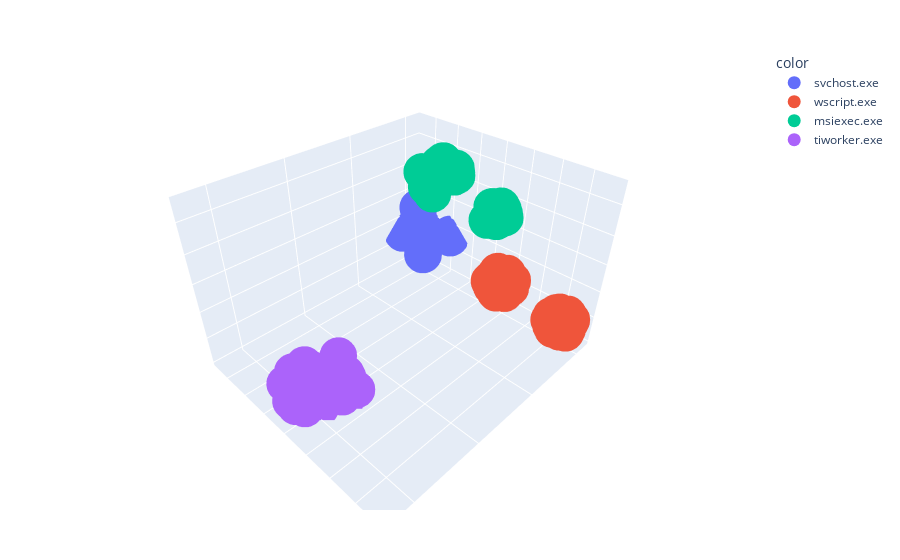

Notebook source saved alongside this figure:
### Code cell
# Perform TSNE to reduce to 2 components
tsne_model = TSNE(n_components=3, random_state=42)
tsne_embeddings_values = tsne_model.fit_transform(embeddings)

num_elements_per_topic = 51
num_topics = int(embeddings.shape[0]/num_elements_per_topic)

col_topics = [element for element in topics for _ in range(num_elements_per_topic)]

fig = px.scatter_3d(
    x = tsne_embeddings_values[:,0],
    y = tsne_embeddings_values[:,1],
    z = tsne_embeddings_values[:,2],
    color = col_topics,
)

fig.update_traces(marker=dict(size=13))  # Increase the marker size uniformly


fig.update_layout(
    scene=dict(
        xaxis=dict(showticklabels=False, title=''),
        yaxis=dict(showticklabels=False, title=''),
        zaxis=dict(showticklabels=False, title=''),
    ),
    #showlegend=False,
    autosize=False,
    #width=600,  # Width of the plot
    #height=600,  # Height of the plot
    margin=dict(l=50, r=50, b=50, t=50, pad=4)  # Margins
)
fig.show()
